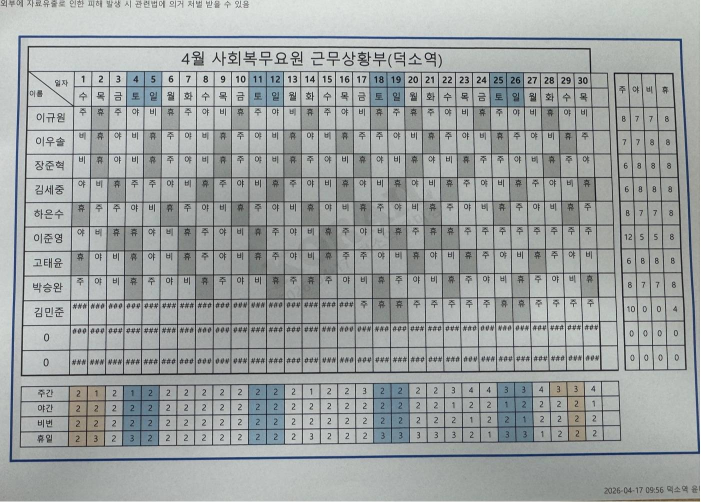
#> input picture data/schedules/4월.jpg, 1401 x 1004 px (shown at 1/2 size)
$ python import_photo_schedules.py '../data/schedules/4월.jpg'
#> lines starting #> are read from the running program, lines starting #| are printed output that depends on the picture; after the words box and inside, x2 and y2 are one past the last pixel; in counts of white or black regions, pixels touching at a corner belong together
from __future__ import annotations

import calendar
import json
import sys
from collections import Counter
from dataclasses import dataclass
from pathlib import Path

import numpy as np
from PIL import Image


ROOT = Path(__file__).resolve().parents[1]
sys.path.insert(0, str(ROOT))

from core.holidays import get_month_off_dates
from core.storage import DEFAULT_SETTINGS, load_agents

SCHEDULE_DIR = ROOT / "data" / "schedules"

SHIFT_TO_CODE = {"주": "D", "야": "N", "비": "R", "휴": "O", "#": "X"}
CODE_TO_SHIFT = {value: key for key, value in SHIFT_TO_CODE.items()}

MANUAL_ROWS = {
    5: {
        "\uc774\uaddc\uc6d0": "ODODNRODOODONRODONRODODNRODDODO",
        "\uc774\uc6b0\uc194": "NROODNRONRODOODOODONRONRONRONRO",
        "\uc7a5\uc900\ud601": "RONROODNRODOODOODONRODODNRONROD",
        "\uae40\uc138\uc911": "DNROODDOONRONRONRODONROODONROON",
        "\ud558\uc740\uc218": "OODNROOONRONRODDNRODONRONROODOD",
        "\uc774\uc900\uc601": "OOODODDDOODDDDOODNRONRONRODOONR",
        "\uace0\ud0dc\uc724": "ONRONROODNRODNRONROODDOOODDDDOO",
        "\ubc15\uc2b9\uc644": "NRONRONRODNROONROONRONROODONROO",
        "\uae40\ubbfc\uc900": "RONRONRODOONRONROOONRONRONRONRO",
    },
    6: {
        "\uc774\uaddc\uc6d0": "DNRODNROODDNRODNRONRODDODXXXXX",
        "\uc774\uc6b0\uc194": "NRONRODDNRONRONRODODNRONRODNRO",
        "\uc7a5\uc900\ud601": "NRODNRONRONRODODODNRODODNRODNR",
        "\uae40\uc138\uc911": "RONRODNRODNRONRODNRODDNRODONRO",
        "\ud558\uc740\uc218": "OODNRONRONRODNRODNRODNRONRODDN",
        "\uc774\uc900\uc601": "ONRONRONRODDNRODNROONRODDNRODN",
        "\uace0\ud0dc\uc724": "DDODDOODDDDOODDNRODNRONRODNROD",
        "\ubc15\uc2b9\uc644": "ODNRONRODNRONROONRODDNRODNRONR",
        "\uae40\ubbfc\uc900": "DDDODDDDDOODDDODDODDOODDDDDOOD",
        "\uc815\ud61c\uc131": "DDODDODONRODDONRODDNRODNRONROD",
    },
    7: {
        "\uc774\uc6b0\uc194": "DNRONRODNRODDNRONROONRONRODDNRO",
        "\uc7a5\uc900\ud601": "ODNRODNRONRONRONRODNRODDODNRODN",
        "\uae40\uc138\uc911": "NRONRODNRODNRODNRODNRONRONROODD",
        "\ud558\uc740\uc218": "RODNRONRODDNROODNRODNRODNRONRON",
        "\uc774\uc900\uc601": "RONRODONRONRONRODNRODDNRODNRONR",
        "\uace0\ud0dc\uc724": "NRODNROONRODNROODNRODNRODNRODNR",
        "\ubc15\uc2b9\uc644": "ONRODNRODDNRODNRODNRONRONRODNRO",
        "\uae40\ubbfc\uc900": "DDDDOODDDDDOODDDDODDDDOODDDDDOO",
        "\uc815\ud61c\uc131": "DDDODNRODNRODONRODNROODNRODNROD",
    },
    8: {
        "\uc774\uc6b0\uc194": "DNRONRODNRONROODODNRODODDODXXXX",
        "\uc7a5\uc900\ud601": "RONROODNROONRONROODNRODNRODNRON",
        "\uae40\uc138\uc911": "NROODNRONROODNRONRONRONRODNROOD",
        "\ud558\uc740\uc218": "ROONRODNROODNRONROODNRONRONRONR",
        "\uc774\uc900\uc601": "OODNRONRODNRODNRONRONROONRODNRO",
        "\uace0\ud0dc\uc724": "OONRONRODNRONRODNROODNRONRODNRO",
        "\ubc15\uc2b9\uc644": "NRODNRODONROONROONRODNROONRODNR",
        "\uae40\ubbfc\uc900": "DDDDDOOODDDDDOOODDDDOODDDDOOODD",
        "\uc815\ud61c\uc131": "ONROODNROONRODDNRONRODNRONRODON",
    }
}


@dataclass(frozen=True)
class PhotoConfig:
    month: int
    filename: str
    days: int
    names: list[str]
    x0: float
    x1: float
    y0: float
    y1: float
    row0_codes: str
    inactive_cells: set[tuple[int, int]]


CONFIGS = {
    4: PhotoConfig(
        month=4,
        filename="4월.jpg",
        days=30,
        names=["이규원", "이우솔", "장준혁", "김세중", "하은수", "이준영", "고태윤", "박승완", "김민준"],
        x0=148,
        x1=1203,
        y0=214,
        y1=627,
        row0_codes="DODNRODNRONDRODNRodoDNRoDNR",
        inactive_cells={(8, day) for day in range(16)},
    ),
    5: PhotoConfig(
        month=5,
        filename="5월.jpg",
        days=31,
        names=["이규원", "이우솔", "장준혁", "김세중", "하은수", "이준영", "고태윤", "박승완", "김민준"],
        x0=509,
        x1=4973,
        y0=735,
        y1=2535,
        row0_codes="ODODNRODOODONRODONRODODNRODDODO",
        inactive_cells=set(),
    ),
    6: PhotoConfig(
        month=6,
        filename="6월.jpg",
        days=30,
        names=["이규원", "이우솔", "장준혁", "김세중", "하은수", "이준영", "고태윤", "박승완", "김민준", "정혜성"],
        x0=399,
        x1=3367,
        y0=498,
        y1=1882,
        row0_codes="DNRDNRDOODDNRDNRONROODDODXXXXX",
        inactive_cells={(0, day) for day in range(25, 30)},
    ),
    7: PhotoConfig(
        month=7,
        filename="7월.jpg",
        days=31,
        names=["이우솔", "장준혁", "김세중", "하은수", "이준영", "고태윤", "박승완", "김민준", "정혜성"],
        x0=588,
        x1=4730,
        y0=980,
        y1=2920,
        row0_codes="DNROONRODRODDNRODNROONRONRODDNRO",
        inactive_cells=set(),
    ),
    8: PhotoConfig(
        month=8,
        filename="8월.jpg",
        days=31,
        names=["이우솔", "장준혁", "김세중", "하은수", "이준영", "고태윤", "박승완", "김민준", "정혜성"],
        x0=276,
        x1=2367,
        y0=346,
        y1=1288,
        row0_codes="DNROONRODROONDRODODNRODODDOXXXXX",
        inactive_cells={(0, day) for day in range(27, 31)},
    ),
}


def crop_cell(image: np.ndarray, cfg: PhotoConfig, row: int, day: int) -> np.ndarray:
    cell_w = (cfg.x1 - cfg.x0) / cfg.days
    cell_h = (cfg.y1 - cfg.y0) / len(cfg.names)
    left = int(round(cfg.x0 + day * cell_w + cell_w * 0.18))
    right = int(round(cfg.x0 + (day + 1) * cell_w - cell_w * 0.18))
    top = int(round(cfg.y0 + row * cell_h + cell_h * 0.2))
    bottom = int(round(cfg.y0 + (row + 1) * cell_h - cell_h * 0.2))
    crop = image[top:bottom, left:right]
    if crop.size == 0:
        raise ValueError(f"empty crop: month={cfg.month}, row={row}, day={day}")
    return crop


def normalize(crop: np.ndarray, size: int = 40) -> np.ndarray:
    img = Image.fromarray(crop).convert("L").resize((size, size))
    arr = np.array(img).astype(np.float32)
    arr = 255 - arr
    threshold = max(20.0, np.percentile(arr, 86))
    arr = (arr >= threshold).astype(np.float32)
    # Center the glyph mass to reduce small coordinate drift.
    ys, xs = np.where(arr > 0)
    if len(xs):
        x0, x1 = xs.min(), xs.max() + 1
        y0, y1 = ys.min(), ys.max() + 1
        glyph = arr[y0:y1, x0:x1]
        canvas = np.zeros_like(arr)
        top = max(0, (size - glyph.shape[0]) // 2)
        left = max(0, (size - glyph.shape[1]) // 2)
        canvas[top : top + glyph.shape[0], left : left + glyph.shape[1]] = glyph
        arr = canvas
    return arr


def classify_month(cfg: PhotoConfig) -> dict[str, list[str]]:
    image = np.array(Image.open(SCHEDULE_DIR / cfg.filename).convert("L"))
    samples: dict[str, list[np.ndarray]] = {code: [] for code in ("D", "N", "R", "O")}
    for day, code in enumerate(cfg.row0_codes.upper()):
        if code in samples:
            samples[code].append(normalize(crop_cell(image, cfg, 0, day)))
#> this loop made 27 passes
#> (threshold in normalize, x0 in normalize, x1 in normalize, y1 in normalize) on passes 1 to 12: (59, 0, 40, 33), (98, 0, 35, 40), (62, 0, 40, 39), (62, 7, 40, 40), (61, 0, 40, 40), (101, 0, 36, 37), (61, 2, 38, 40), (62, 0, 40, 40), (64, 0, 40, 40), (105, 0, 31, 40), (65, 2, 40, 40), (68, 0, 40, 40)
#> pass 1, in crop_cell, `crop = image[top:bottom, left:right]`:
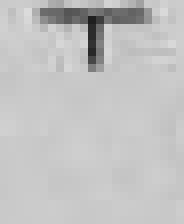
#> crop: shape (28, 23) (shown 8 times larger); min 31, max 219, mean 194.5
#> pass 1, in normalize, `img = Image.fromarray(crop).convert("L").resize((size, size))`:
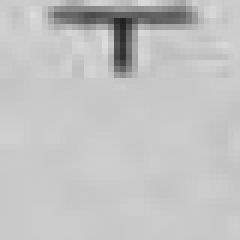
#> img: PIL image 40x40 L (shown 6 times larger); min 34, max 220, mean 194.6
#> pass 1, in normalize, `arr = 255 - arr`:
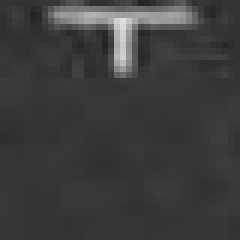
#> arr: shape (40, 40) float32 (shown 6 times larger); min 35, max 221, mean 60.4

    rows: dict[str, list[str]] = {}
    for row, name in enumerate(cfg.names):
        codes = []
        for day in range(cfg.days):
            if (row, day) in cfg.inactive_cells:
                codes.append("X")
                continue
            sample = normalize(crop_cell(image, cfg, row, day))
            distances = {
                code: min(float(((sample - tmpl) ** 2).mean()) for tmpl in templates)
                for code, templates in samples.items()
            }
            codes.append(min(distances, key=distances.get))
        rows[name] = codes
#> this loop made 9 passes
#> pass 1, in normalize (call 28), `arr = (arr >= threshold).astype(np.float32)`:
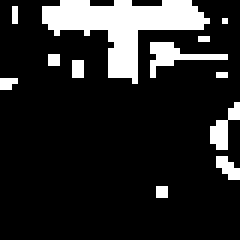
#> arr: shape (40, 40) float32 (shown 6 times larger); values 0 (black) and 1 (white), 15.2% white; 12 white regions (10 under 20 px), largest, box (x1, y1, x2, y2) and area: (7, 0, 35, 14) 162, (25, 7, 38, 13) 27
#> pass 1, in normalize (call 28), `glyph = arr[y0:y1, x0:x1]`:
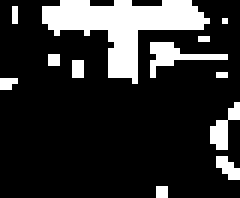
#> glyph: shape (33, 40) float32 (shown 6 times larger); values 0 (black) and 1 (white), 18.5% white; 12 white regions (10 under 20 px), largest, box (x1, y1, x2, y2) and area: (7, 0, 35, 14) 162, (25, 7, 38, 13) 27
#> pass 1, in normalize (call 28), `arr = canvas`:
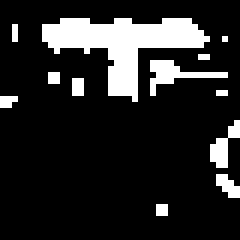
#> arr: shape (40, 40) float32 (shown 6 times larger); values 0 (black) and 1 (white), 15.2% white; 12 white regions (10 under 20 px), largest, box (x1, y1, x2, y2) and area: (7, 3, 35, 17) 162, (25, 10, 38, 16) 27
#> pass 1, in crop_cell (call 29), `crop = image[top:bottom, left:right]`:
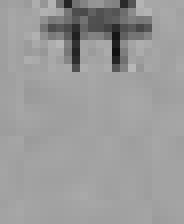
#> crop: shape (28, 23) (shown 8 times larger); min 17, max 183, mean 154.8
    return rows


def validate_rows(rows: dict[str, list[str]], days: int) -> tuple[dict[str, Counter], list[Counter]]:
#> called with days = 30
    by_agent = {name: Counter(codes) for name, codes in rows.items()}
    by_day = []
    for day in range(days):
        by_day.append(Counter(codes[day] for codes in rows.values()))
    return by_agent, by_day


# [49 lines left out: function make_schedule, not called in this run]


def main() -> None:
    write_files = "--write" in sys.argv
    for month, cfg in CONFIGS.items():
        rows = {name: list(codes) for name, codes in MANUAL_ROWS.get(month, {}).items()}
        if not rows:
            rows = classify_month(cfg)
        by_agent, by_day = validate_rows(rows, cfg.days)
        print(f"\n2026-{month:02d}")
        for name, counts in by_agent.items():
            print(name, "".join(rows[name]), dict(counts))
#> this loop made 9 passes
#> (name, counts) on passes 1 to 9: ('이규원', {'D': 8, 'O': 7, 'N': 7, 'R': 8}), ('이우솔', {'D': 5, 'R': 11, 'N': 6, 'O': 8}), ('장준혁', {'R': 22, 'D': 3, 'N': 4, 'O': 1}), ('김세중', {'R': 19, 'D': 3, 'O': 6, 'N': 2}), ('하은수', {'R': 18, 'D': 4, 'N': 4, 'O': 4}), ('이준영', {'D': 10, 'O': 4, 'R': 13, 'N': 3}), ('고태윤', {'O': 12, 'D': 15, 'N': 3}), ('박승완', {'D': 18, 'O': 11, 'R': 1}), ('김민준', {'X': 16, 'D': 11, 'O': 2, 'R': 1})
#| 이규원 DODNRODNRONDRODNRODODNRODNRRRN {'D': 8, 'O': 7, 'N': 7, 'R': 8}
#| 이우솔 DRRNRONORONODNORORRDODNRODNRRR {'D': 5, 'R': 11, 'N': 6, 'O': 8}
#| 장준혁 RRRRRRRRRRRRRRRRRRRRDDNNRRODNN {'R': 22, 'D': 3, 'N': 4, 'O': 1}
#| 김세중 RRDRRRRORRRORRRRRRORROOODNRRDN {'R': 19, 'D': 3, 'O': 6, 'N': 2}
#| 하은수 RRRRRDNRRRRRRDRRDNRRDRRROONNOO {'R': 18, 'D': 4, 'N': 4, 'O': 4}
#| 이준영 DODDDRDRRRDORRDRRRDNRDRNRODONR {'D': 10, 'O': 4, 'R': 13, 'N': 3}
#| 고태윤 OODDOOODOODDODDDDOODNODDDDDONN {'O': 12, 'D': 15, 'N': 3}
#| 박승완 DODODDODDOOODDDDRDDODODDOODODD {'D': 18, 'O': 11, 'R': 1}
#> (further printed lines are left out)
        print("D", " ".join(str(counts.get("D", 0)) for counts in by_day))
#| D 4 0 5 2 2 2 2 2 1 0 2 2 2 3 4 2 3 2 4 3 5 4 3 3 3 2 4 2 3 1
        print("N", " ".join(str(counts.get("N", 0)) for counts in by_day))
#| N 0 0 0 2 0 0 2 1 0 0 2 0 0 1 0 1 0 1 0 1 1 1 2 2 0 2 2 1 3 4
        print("R", " ".join(str(counts.get("R", 0)) for counts in by_day))
#| R 3 4 3 3 5 3 2 3 6 4 3 2 5 3 3 5 5 4 3 3 2 1 3 2 2 1 2 3 2 3
        print("O", " ".join(str(counts.get("O", 0)) for counts in by_day))
#| O 1 4 0 1 1 3 2 2 1 4 1 4 1 1 1 0 1 2 2 2 1 3 1 2 4 4 1 3 1 1
        if write_files and month in MANUAL_ROWS:
            out = make_schedule(cfg, rows)
            path = SCHEDULE_DIR / f"2026-{month:02d}.json"
            path.write_text(json.dumps(out, ensure_ascii=False, indent=2), encoding="utf-8")
            print(f"wrote {path}")


if __name__ == "__main__":
    main()
